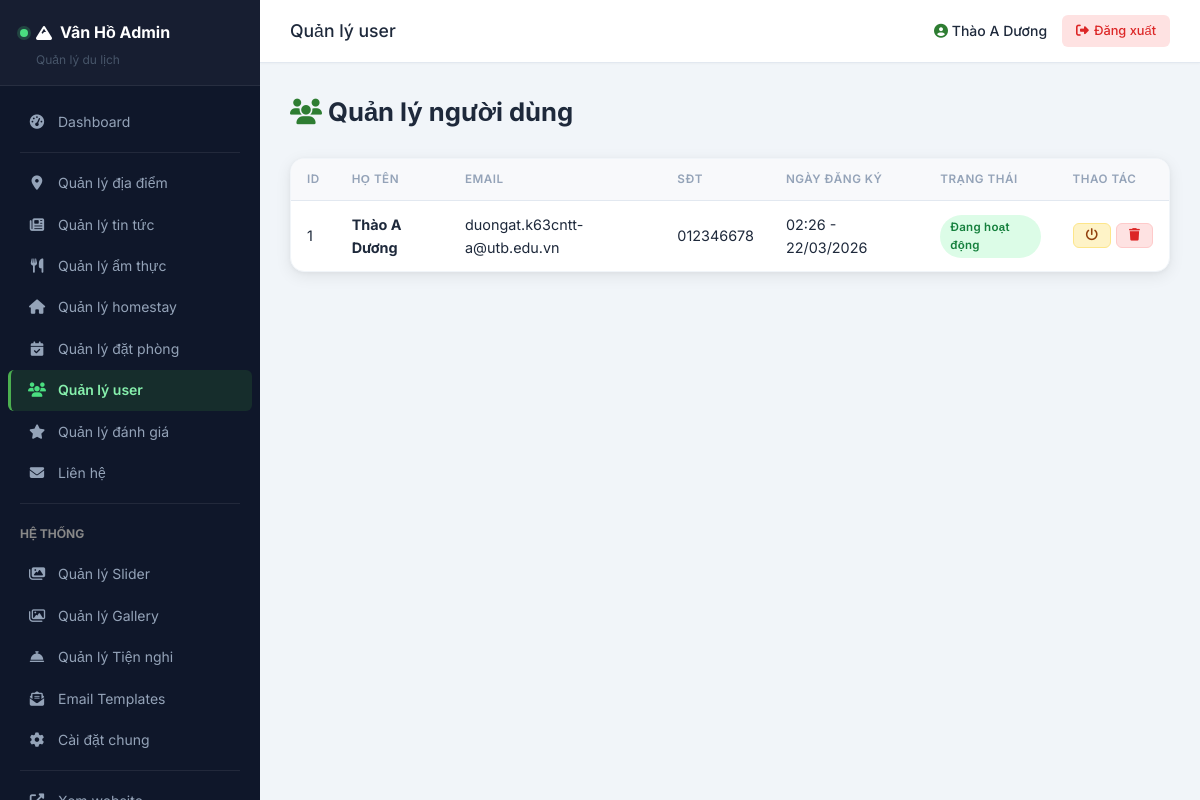
Screenshot of /admin/users/index.php (signed in) with the database file from the repository.
### tables this page shows
CREATE TABLE `users` (
  `id` int(11) NOT NULL,
  `full_name` varchar(120) NOT NULL,
  `email` varchar(120) NOT NULL,
  `password` varchar(255) NOT NULL,
  `phone` varchar(20) DEFAULT NULL,
  `is_active` tinyint(1) DEFAULT 1,
  `created_at` timestamp NOT NULL DEFAULT current_timestamp(),
  `updated_at` timestamp NULL DEFAULT NULL ON UPDATE current_timestamp(),
  `role` enum('user','admin') DEFAULT 'user'
);

### functions.php (called while the page is built, shortened)
<?php
function sanitize(string $data): string
{
    return htmlspecialchars(trim($data), ENT_QUOTES, 'UTF-8');
}
function formatDateTime(string $date): string
{
    return date('H:i - d/m/Y', strtotime($date));
}

### admin/users/index.php (the view, shortened to what this page needs)
<?php
require_once dirname(__DIR__) . '/includes/header.php';
$currentPageNum = getCurrentPage();
$perPage = 15;
$offset = ($currentPageNum - 1) * $perPage;
$stmt = $pdo->prepare('SELECT * FROM users ORDER BY created_at DESC LIMIT :limit OFFSET :offset');
$stmt->bindValue(':limit', $perPage, PDO::PARAM_INT);
$stmt->bindValue(':offset', $offset, PDO::PARAM_INT);
$stmt->execute();
$users = $stmt->fetchAll();
?>
<div class="content-header">
    <h1><i class="fas fa-users" style="color:var(--admin-primary)"></i> Quản lý người dùng</h1>
</div>
<div class="table-wrapper">
    <table class="admin-table">
        <thead>
            <tr>
                <th>ID</th>
                <th>Họ tên</th>
                <th>Email</th>
                <th>SĐT</th>
                <th>Ngày đăng ký</th>
                <th>Trạng thái</th>
                <th>Thao tác</th>
            </tr>
        </thead>
        <tbody>
            <?php if (count($users) > 0): ?>
                <?php foreach ($users as $user): ?>
                    <tr>
                        <td><?= $user['id'] ?></td>
                        <td><strong><?= sanitize($user['full_name']) ?></strong></td>
                        <td><?= sanitize($user['email']) ?></td>
                        <td><?= sanitize($user['phone'] ?? '') ?></td>
                        <td><?= formatDateTime($user['created_at']) ?></td>
                        <td>
                            <?php if ((int)$user['is_active'] === 1): ?>
                                <span class="badge badge-success">Đang hoạt động</span>
                            <?php else: ?>
                                <span class="badge badge-danger">Đã khóa</span>
                            <?php endif; ?>
                        </td>
                        <td>
                            <div class="action-btns">
                                <a href="<?= ADMIN_URL ?>/users/?toggle=<?= $user['id'] ?>" class="btn-admin btn-edit" data-confirm="Cập nhật trạng thái user này?">
                                    <i class="fas fa-power-off"></i>
                                </a>
                                <a href="<?= ADMIN_URL ?>/users/?delete=<?= $user['id'] ?>" class="btn-admin btn-delete" data-confirm="Bạn có chắc muốn xóa user này?"><i class="fas fa-trash"></i></a>
                            </div>
                        </td>
                    </tr>
                <?php endforeach; ?>
            <?php else: ?>
                <tr>
                    <td colspan="7" style="text-align:center;padding:30px;color:#999">Chưa có user</td>
                </tr>
            <?php endif; ?>
        </tbody>
    </table>
</div>
<?php require_once dirname(__DIR__) . '/includes/footer.php'; ?>

### assets/css/admin.css (style rules this page uses)
:root { --admin-primary: #2E7D32; --admin-primary-dark: #1B5E20; --admin-primary-light: #4CAF50; --admin-secondary: #1976D2; --admin-secondary-light: #42A5F5; --admin-sidebar-bg: #0f172a; --admin-sidebar-hover: rgba(255,255,255,0.06); --admin-sidebar-active: rgba(46,125,50,0.22); --admin-text: #1e293b; --admin-text-light: #64748b; --admin-text-muted: #94a3b8; --admin-bg: #f1f5f9; --admin-white: #fff; --admin-border: #e2e8f0; --admin-border-light: #f1f5f9; --admin-shadow-sm: 0 1px 3px rgba(0,0,0,0.06); --admin-shadow: 0 4px 16px rgba(0,0,0,0.08), 0 1px 4px rgba(0,0,0,0.04); --admin-shadow-lg: 0 10px 40px rgba(0,0,0,0.12); --admin-radius: 10px; --admin-radius-sm: 6px; --admin-radius-lg: 14px; --admin-transition: 0.25s cubic-bezier(.4,0,.2,1); }
* { margin: 0; padding: 0; box-sizing: border-box; }
body { font-family: 'Inter', sans-serif; background: var(--admin-bg); color: var(--admin-text); line-height: 1.6; font-size: 14px; }
a { text-decoration: none; color: var(--admin-primary); }
.content-header { display: flex; align-items: center; justify-content: space-between; margin-bottom: 25px; }
.content-header h1 { font-size: 1.6rem; color: var(--admin-text); }
.table-wrapper { background: var(--admin-white); border-radius: var(--admin-radius-lg); box-shadow: var(--admin-shadow); overflow: hidden; border: 1px solid var(--admin-border-light); }
.admin-table { width: 100%; border-collapse: collapse; }
.admin-table th { background: #f8f9fb; padding: 11px 16px; text-align: left; font-weight: 600; font-size: 0.73rem; color: var(--admin-text-muted); text-transform: uppercase; letter-spacing: 0.5px; border-bottom: 1px solid var(--admin-border); white-space: nowrap; }
.admin-table td { padding: 12px 16px; border-bottom: 1px solid var(--admin-border-light); vertical-align: middle; font-size: 0.9rem; }
.admin-table tr:last-child td { border-bottom: none; }
.admin-table tbody tr { transition: background var(--admin-transition); }
.btn-admin { display: inline-flex; align-items: center; gap: 6px; padding: 8px 18px; border-radius: var(--admin-radius-sm); font-size: 0.85rem; font-weight: 500; cursor: pointer; border: none; transition: all var(--admin-transition); font-family: 'Inter', sans-serif; white-space: nowrap; }
.btn-edit { background: #fef3c7; color: #92400e; padding: 5px 12px; font-size: 0.78rem; border: 1px solid #fde68a; }
.btn-delete { background: #fee2e2; color: #dc2626; padding: 5px 12px; font-size: 0.78rem; border: 1px solid #fecaca; }
.action-btns { display: flex; gap: 5px; }
.badge { display: inline-flex; align-items: center; padding: 3px 10px; border-radius: 99px; font-size: 0.72rem; font-weight: 600; letter-spacing: 0.3px; }
.badge-success { background: #dcfce7; color: #15803d; }

### rows the page displays
users: id "1", full_name "Thào A Dương", email "duongat.k63cntt-a@utb.edu.vn", phone "012346678", created_at "02:26 - 22/03/2026", is_active "Đang hoạt động"

### other values shown
$adminTitle "Quản lý user"
$_SESSION['admin_username'] "Thào A Dương"
